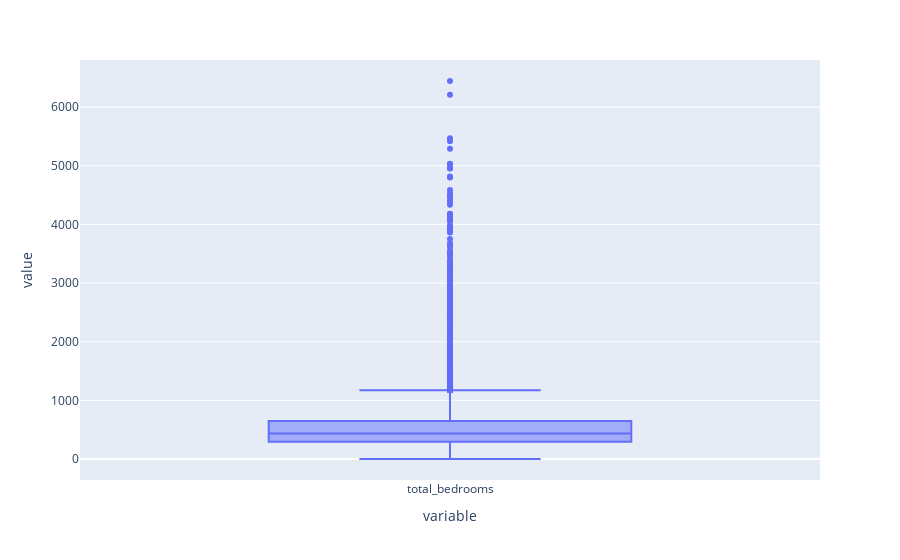

The cell this chart's notebook holds for it:
### Code cell
import plotly.express as px
import plotly.graph_objects as go
px.box(df['total_bedrooms'])

### Figure 1 — Plotly figure (JSON) as saved in the notebook; plotly's stock layout.template omitted (floating-point values rounded to 4 significant figures; data arrays with more than 128 entries replaced by an {"elided": "..."} marker saying what was removed)
{"data": [{"alignmentgroup": "True", "hovertemplate": "variable=%{x}<br>value=%{y}<extra></extra>", "legendgroup": "", "marker": {"color": "#636efa"}, "name": "", "notched": false, "offsetgroup": "", "orientation": "v", "showlegend": false, "type": "box", "x": {"elided": "20640 str values"}, "x0": " ", "xaxis": "x", "y": {"elided": "20640 int values"}, "y0": " ", "yaxis": "y"}], "layout": {"boxmode": "group", "legend": {"tracegroupgap": 0}, "margin": {"t": 60}, "xaxis": {"anchor": "y", "domain": [0, 1], "title": {"text": "variable"}}, "yaxis": {"anchor": "x", "domain": [0, 1], "title": {"text": "value"}}}}
